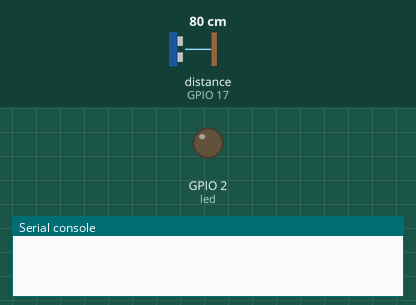
A program run on a simulated ESP32 board running MicroPython. Parts: output pins drawn as LEDs (lit = HIGH), the last lines printed to the serial console. Inputs (shaded band) come from the test bench; at power-on: distance to the obstacle (sensor on GPIO 17) 80 cm. The echo pulse lasts 58.3 µs per cm; WiFi joins after 1.5 s; no MQTT or app messages arrive unless stated; pins used as bus, display or sensor lines are not drawn.

Above: at 0.0 s.
At 41.8 s:
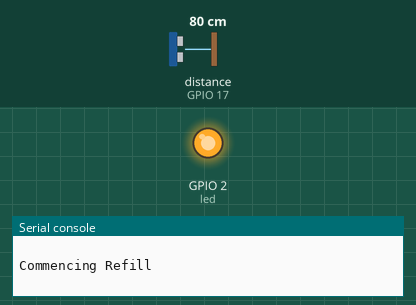
Timing chart, 0 to 43.3 s (numbered marks = the images above):
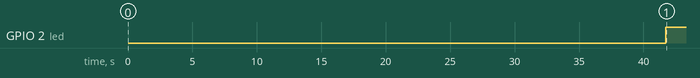

Measured:
- by itself, GPIO 2 (led): LOW → HIGH at 41.7 s

The program:

main.py
```python
from umqtt.robust import MQTTClient
from machine import Pin
import machine
import time
import utime


led = machine.Pin(2, machine.Pin.OUT) # Builtin LED for testing.
trig = Pin(16,Pin.OUT, pull=None)
echo = Pin(17, Pin.IN, pull=None)
trig.value(0)
echo.value(0)

#UMQTT setup
client = MQTTClient('124748937892378493273655', '192.168.2.67') #unique id, umqtt broker ip
client.connect()

def send_pulse_and_wait(echo_timeout_us=500*2*30):
        trig.value(0) # Stabilize the sensor
        time.sleep_us(5)
        trig.value(1) # Send a 10us pulse.
        time.sleep_us(10)
        trig.value(0)
        try:
            pulse_time = machine.time_pulse_us(echo, 1, echo_timeout_us)
            return pulse_time
        except OSError as ex:
            if ex.args[0] == 110: # 110 = ETIMEDOUT
                raise OSError('Out of range')
            raise ex

def distance_cm():
        pulse_time = send_pulse_and_wait()
        cms = (pulse_time / 2) / 29.1
        return cms

def main():
  threshold_count = 0
  threshold = 8 # Number of consecutive readings needed to trigger pump pin.
  distance_threshold = 14 # distance in cm / adjust as needed.

  try:
    while True:
      utime.sleep_ms(5000) # Time between readings.
      distance = distance_cm()
      print('Distance: ' + str("%.2f" % distance) + ' cm // Count: ' + str(threshold_count))
      if distance > distance_threshold:
        threshold_count += 1
      else:
        threshold_count = 0
      if threshold_count >= threshold:
        print('\nCommencing Refill\n')
        client.publish('RIPARIA/relays/system/waterpump', 'on')
        led.on()                 # If 8 readings over threshold
        while True:
          utime.sleep_ms(1000)     #MQTT msg to turn on pump
          client.publish('RIPARIA/system/reservoirLevel', str(distance)) # Publish distance reading in this while loop
          print('Distance: ' + str("%.2f" % distance_cm()) + ' // Count: ' + str(threshold_count) + ' - Refilling...')
          if distance_cm() > 12:
            continue
          else:
            client.publish('RIPARIA/relays/system/waterpump', 'off')
            led.off()
            print('\nRefill Complete \nYou are Welcome.\n')   # MQTT msg to turn off pump
            break

      client.publish('RIPARIA/system/reservoirLevel', str(distance))

  except KeyboardInterrupt:
            pass

main()
```

boot.py
```python
import time
from umqtt.simple import MQTTClient
import machine
import micropython
import network
import esp
import webrepl

import gc
gc.collect()

ssid = 'VIRGIN930'
password = '6AF7AD59'
client_id = '756345364758574'
mqtt_server = '192.168.2.67'
#topic_sub = b'RIPARIA_lights'

station = network.WLAN(network.STA_IF)

station.active(True)
station.connect(ssid, password)

while station.isconnected() == False:
  pass

print('\nRIPARIA - Water Marks:\nMeasure water levels and\nrefill aquarium sump with Mqtt\n')

print(station.ifconfig())
webrepl.start()
print('...............................')
```
